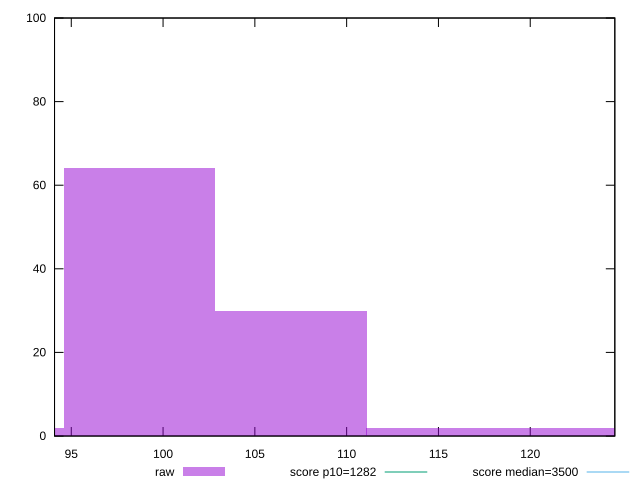

This chart was generated by the following gnuplot code:
reset

$raw <<EOF
106.96737324381347 30
98.73911376352012 64
115.19563272410682 2
90.51085428322679 2
123.42389220440016 2
EOF

set key outside below
set boxwidth 8.228259480293344
set xrange [94.088:124.60800000000002]
set yrange [0:100]
set trange [0:100]
set style fill transparent solid 0.5 noborder

set parametric
set terminal svg size 640, 490 enhanced background rgb 'white'
set output "report_00018_2021-02-10T15-25-16.877Z/bootup-time/samples/pages+cached+noadtech+nomedia+nocss/raw/histogram.svg"

plot $raw title "raw" with boxes, \
     1282,t title "score p10=1282", \
     3500,t title "score median=3500"

reset
